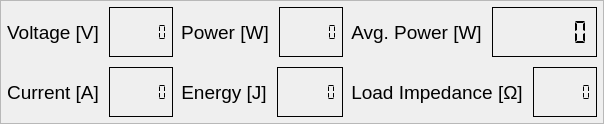
     <widget class="QFrame" name="frameLcd">
      <property name="font">
       <font>
        <family>MS UI Gothic</family>
        <weight>50</weight>
        <bold>false</bold>
       </font>
      </property>
      <property name="frameShape">
       <enum>QFrame::StyledPanel</enum>
      </property>
      <property name="frameShadow">
       <enum>QFrame::Plain</enum>
      </property>
      <property name="lineWidth">
       <number>2</number>
      </property>
      <layout class="QVBoxLayout" name="verticalLayout_19">
       <property name="leftMargin">
        <number>6</number>
       </property>
       <property name="topMargin">
        <number>6</number>
       </property>
       <property name="rightMargin">
        <number>6</number>
       </property>
       <property name="bottomMargin">
        <number>6</number>
       </property>
       <item>
        <layout class="QHBoxLayout" name="horizontalLayout_7" stretch="1,1,1">
         <property name="spacing">
          <number>8</number>
         </property>
         <item>
          <layout class="QVBoxLayout" name="verticalLayout">
           <property name="spacing">
            <number>10</number>
           </property>
           <item>
            <layout class="QHBoxLayout" name="horizontalLayout" stretch="0,1">
             <item>
              <widget class="QLabel" name="label">
               <property name="minimumSize">
                <size>
                 <width>0</width>
                 <height>50</height>
                </size>
               </property>
               <property name="font">
                <font>
                 <family>MS UI Gothic</family>
                 <pointsize>14</pointsize>
                 <weight>50</weight>
                 <bold>false</bold>
                </font>
               </property>
               <property name="text">
                <string>Voltage [V]</string>
               </property>
               <property name="scaledContents">
                <bool>false</bool>
               </property>
               <property name="alignment">
                <set>Qt::AlignCenter</set>
               </property>
               <property name="margin">
                <number>6</number>
               </property>
              </widget>
             </item>
             <item>
              <widget class="QLCDNumber" name="lcdVoltage">
               <property name="enabled">
                <bool>true</bool>
               </property>
               <property name="maximumSize">
                <size>
                 <width>220</width>
                 <height>16777215</height>
                </size>
               </property>
               <property name="font">
                <font>
                 <family>MS UI Gothic</family>
                 <weight>50</weight>
                 <bold>false</bold>
                </font>
               </property>
               <property name="frameShape">
                <enum>QFrame::Box</enum>
               </property>
               <property name="frameShadow">
                <enum>QFrame::Plain</enum>
               </property>
               <property name="smallDecimalPoint">
                <bool>true</bool>
               </property>
               <property name="digitCount">
                <number>6</number>
               </property>
               <property name="mode">
                <enum>QLCDNumber::Dec</enum>
               </property>
               <property name="segmentStyle">
                <enum>QLCDNumber::Flat</enum>
               </property>
               <property name="value" stdset="0">
                <double>0.000000000000000</double>
               </property>
               <property name="intValue" stdset="0">
                <number>0</number>
               </property>
              </widget>
             </item>
            </layout>
           </item>
           <item>
            <layout class="QHBoxLayout" name="horizontalLayout_2" stretch="0,1">
             <item>
              <widget class="QLabel" name="label_2">
               <property name="minimumSize">
                <size>
                 <width>0</width>
                 <height>50</height>
                </size>
               </property>
               <property name="font">
                <font>
                 <family>MS UI Gothic</family>
                 <pointsize>14</pointsize>
                 <weight>50</weight>
                 <bold>false</bold>
                </font>
               </property>
               <property name="text">
                <string>Current [A]</string>
               </property>
               <property name="scaledContents">
                <bool>false</bool>
               </property>
               <property name="alignment">
                <set>Qt::AlignCenter</set>
               </property>
               <property name="margin">
                <number>6</number>
               </property>
              </widget>
             </item>
             <item>
              <widget class="QLCDNumber" name="lcdCurrent">
               <property name="maximumSize">
                <size>
                 <width>220</width>
                 <height>16777215</height>
                </size>
               </property>
               <property name="font">
                <font>
                 <family>MS UI Gothic</family>
                 <weight>50</weight>
                 <bold>false</bold>
                </font>
               </property>
               <property name="frameShape">
                <enum>QFrame::Box</enum>
               </property>
               <property name="frameShadow">
                <enum>QFrame::Plain</enum>
               </property>
               <property name="smallDecimalPoint">
                <bool>true</bool>
               </property>
               <property name="digitCount">
                <number>6</number>
               </property>
               <property name="segmentStyle">
                <enum>QLCDNumber::Flat</enum>
               </property>
               <property name="value" stdset="0">
                <double>0.000000000000000</double>
               </property>
               <property name="intValue" stdset="0">
                <number>0</number>
               </property>
              </widget>
             </item>
            </layout>
           </item>
          </layout>
         </item>
         <item>
          <layout class="QVBoxLayout" name="verticalLayout_2">
           <property name="spacing">
            <number>10</number>
           </property>
           <item>
            <layout class="QHBoxLayout" name="horizontalLayout_3" stretch="0,1">
             <item>
              <widget class="QLabel" name="label_3">
               <property name="font">
                <font>
                 <family>MS UI Gothic</family>
                 <pointsize>14</pointsize>
                 <weight>50</weight>
                 <bold>false</bold>
                </font>
               </property>
               <property name="text">
                <string>Power [W]</string>
               </property>
               <property name="scaledContents">
                <bool>false</bool>
               </property>
               <property name="alignment">
                <set>Qt::AlignCenter</set>
               </property>
               <property name="margin">
                <number>6</number>
               </property>
              </widget>
             </item>
             <item>
              <widget class="QLCDNumber" name="lcdPower">
               <property name="maximumSize">
                <size>
                 <width>220</width>
                 <height>16777215</height>
                </size>
               </property>
               <property name="font">
                <font>
                 <family>MS UI Gothic</family>
                 <weight>50</weight>
                 <bold>false</bold>
                </font>
               </property>
               <property name="frameShape">
                <enum>QFrame::Box</enum>
               </property>
               <property name="frameShadow">
                <enum>QFrame::Plain</enum>
               </property>
               <property name="smallDecimalPoint">
                <bool>true</bool>
               </property>
               <property name="digitCount">
                <number>6</number>
               </property>
               <property name="segmentStyle">
                <enum>QLCDNumber::Flat</enum>
               </property>
               <property name="value" stdset="0">
                <double>0.000000000000000</double>
               </property>
               <property name="intValue" stdset="0">
                <number>0</number>
               </property>
              </widget>
             </item>
            </layout>
           </item>
           <item>
            <layout class="QHBoxLayout" name="horizontalLayout_4" stretch="0,1">
             <item>
              <widget class="QLabel" name="label_4">
               <property name="font">
                <font>
                 <family>MS UI Gothic</family>
                 <pointsize>14</pointsize>
                 <weight>50</weight>
                 <bold>false</bold>
                </font>
               </property>
               <property name="text">
                <string>Energy [J]</string>
               </property>
               <property name="scaledContents">
                <bool>false</bool>
               </property>
               <property name="alignment">
                <set>Qt::AlignCenter</set>
               </property>
               <property name="margin">
                <number>6</number>
               </property>
               <property name="indent">
                <number>-1</number>
               </property>
              </widget>
             </item>
             <item>
              <widget class="QLCDNumber" name="lcdEnerge">
               <property name="maximumSize">
                <size>
                 <width>220</width>
                 <height>16777215</height>
                </size>
               </property>
               <property name="font">
                <font>
                 <family>MS UI Gothic</family>
                 <weight>50</weight>
                 <bold>false</bold>
                </font>
               </property>
               <property name="frameShape">
                <enum>QFrame::Box</enum>
               </property>
               <property name="frameShadow">
                <enum>QFrame::Plain</enum>
               </property>
               <property name="smallDecimalPoint">
                <bool>true</bool>
               </property>
               <property name="digitCount">
                <number>6</number>
               </property>
               <property name="segmentStyle">
                <enum>QLCDNumber::Flat</enum>
               </property>
               <property name="value" stdset="0">
                <double>0.000000000000000</double>
               </property>
               <property name="intValue" stdset="0">
                <number>0</number>
               </property>
              </widget>
             </item>
            </layout>
           </item>
          </layout>
         </item>
         <item>
          <layout class="QVBoxLayout" name="verticalLayout_3">
           <property name="spacing">
            <number>10</number>
           </property>
           <item>
            <layout class="QHBoxLayout" name="horizontalLayout_5" stretch="0,1">
             <item>
              <widget class="QLabel" name="label_5">
               <property name="font">
                <font>
                 <family>MS UI Gothic</family>
                 <pointsize>14</pointsize>
                 <weight>50</weight>
                 <bold>false</bold>
                </font>
               </property>
               <property name="text">
                <string>Avg. Power [W]</string>
               </property>
               <property name="scaledContents">
                <bool>false</bool>
               </property>
               <property name="alignment">
                <set>Qt::AlignCenter</set>
               </property>
               <property name="margin">
                <number>6</number>
               </property>
              </widget>
             </item>
             <item>
              <widget class="QLCDNumber" name="lcdAvgPower">
               <property name="maximumSize">
                <size>
                 <width>220</width>
                 <height>16777215</height>
                </size>
               </property>
               <property name="font">
                <font>
                 <family>MS UI Gothic</family>
                 <weight>50</weight>
                 <bold>false</bold>
                </font>
               </property>
               <property name="frameShape">
                <enum>QFrame::Box</enum>
               </property>
               <property name="frameShadow">
                <enum>QFrame::Plain</enum>
               </property>
               <property name="smallDecimalPoint">
                <bool>true</bool>
               </property>
               <property name="digitCount">
                <number>6</number>
               </property>
               <property name="segmentStyle">
                <enum>QLCDNumber::Flat</enum>
               </property>
               <property name="value" stdset="0">
                <double>0.000000000000000</double>
               </property>
               <property name="intValue" stdset="0">
                <number>0</number>
               </property>
              </widget>
             </item>
            </layout>
           </item>
           <item>
            <layout class="QHBoxLayout" name="horizontalLayout_6" stretch="0,1">
             <item>
              <widget class="QLabel" name="label_6">
               <property name="font">
                <font>
                 <family>MS UI Gothic</family>
                 <pointsize>14</pointsize>
                 <weight>50</weight>
                 <bold>false</bold>
                </font>
               </property>
               <property name="text">
                <string>Load Impedance [Ω]</string>
               </property>
               <property name="scaledContents">
                <bool>false</bool>
               </property>
               <property name="alignment">
                <set>Qt::AlignCenter</set>
               </property>
               <property name="margin">
                <number>6</number>
               </property>
              </widget>
             </item>
             <item>
              <widget class="QLCDNumber" name="lcdResistence">
               <property name="maximumSize">
                <size>
                 <width>220</width>
                 <height>16777215</height>
                </size>
               </property>
               <property name="font">
                <font>
                 <family>MS UI Gothic</family>
                 <weight>50</weight>
                 <bold>false</bold>
                </font>
               </property>
               <property name="frameShape">
                <enum>QFrame::Box</enum>
               </property>
               <property name="frameShadow">
                <enum>QFrame::Plain</enum>
               </property>
               <property name="smallDecimalPoint">
                <bool>true</bool>
               </property>
               <property name="digitCount">
                <number>6</number>
               </property>
               <property name="segmentStyle">
                <enum>QLCDNumber::Flat</enum>
               </property>
               <property name="value" stdset="0">
                <double>0.000000000000000</double>
               </property>
               <property name="intValue" stdset="0">
                <number>0</number>
               </property>
              </widget>
             </item>
            </layout>
           </item>
          </layout>
         </item>
        </layout>
       </item>
      </layout>
     </widget>
